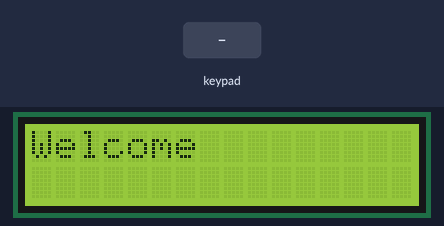
The sketch below on a simulated Arduino Uno, built with avr-gcc and run on an emulated ATmega328P. Shown: 16×2 character LCD. Inputs (shaded band) come from the test bench.

Above: at 1.2 s.
1.3 s: keypad keys 9 8 7 6 pressed 0.4 s apart
At 3.7 s:
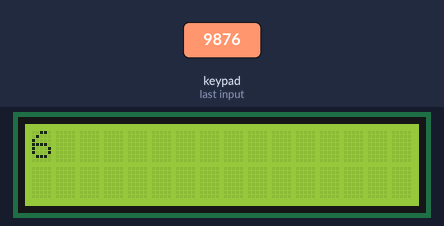
4.4 s: key '1' pressed
At 5.4 s:
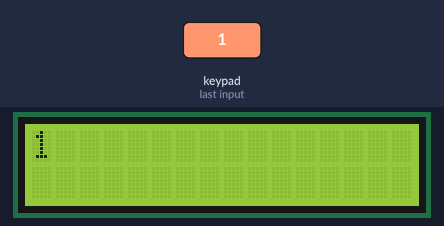
5.9 s: key '2' pressed
At 6.2 s:
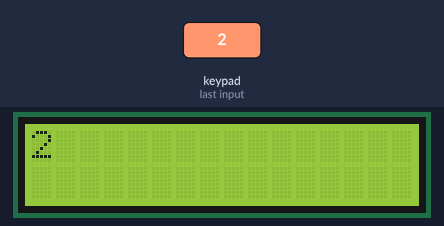
7.4 s: keypad keys 9 8 7 6 # pressed 0.4 s apart
At 7.6 s:
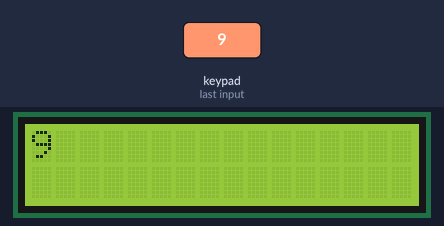
Timing chart, 0 to 10.4 s (numbered marks = the images above; inputs shaded):
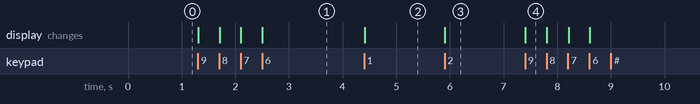

Measured:
- after the input at 1.3 s, the display: first changes at once (image 1 shows a later state)
- after the input at 4.4 s, the display: changes at once (image 2)
- after the input at 5.9 s, the display: changes at once (image 3)
- after the input at 7.4 s, the display: changes at once (image 4)

The sketch:

Courosel.ino
```cpp
#include <LiquidCrystal.h>
#include <Keypad.h>

#define IR_PIN_SHORT A0
#define IR_PIN_LONG A1
#define CW_RELAY 6
#define ACW_RELAY 7

const byte ROWS = 4;
const byte COLS = 4;

char hexaKeys[ROWS][COLS] = {
  {'1', '2', '3', 'A'},
  {'4', '5', '6', 'B'},
  {'7', '8', '9', 'C'},
  {'*', '0', '#', 'D'}
};


int counter_left = 1;    // Counter
int counter_right = 1;    // Counter
int longPoint; // Longer IR Sensor
int shortPoint; // Shorter IR Sensor
char customKey;     // number entered from Keypad
String num;         // number input from keypad
int number;         // stores num

byte rowPins[ROWS] = {9, 8, 7, 6};
byte colPins[COLS] = {5, 4, 3, 2};

LiquidCrystal lcd(12, 11, 5, 4, 3, 2);
Keypad customKeypad = Keypad(makeKeymap(hexaKeys), rowPins, colPins, ROWS, COLS);


void setup() {
  // set up the LCD's number of columns and rows:
  lcd.begin(16, 2);
  // Print a message to the LCD.
  lcd.setCursor(0,0);
  lcd.print("Welcome");

  pinMode(IR_PIN_SHORT, INPUT);
  pinMode(IR_PIN_LONG, INPUT);
  pinMode(CW_RELAY, OUTPUT);
  pinMode(ACW_RELAY, OUTPUT);

}

void loop() {

  char customKey = customKeypad.getKey();
  if (customKey){
    lcd.clear();
    if (customKey == '*'){                // Clear Screen
      num = "";
      lcd.clear();
    }else if (customKey == '#'){          // Enter
      number = num.toInt();
      num = "";
      lcd.clear();
      if (number > 45){
        digitalWrite(ACW_RELAY, HIGH);
        shortPoint = analogRead(IR_PIN_SHORT);
        while (shortPoint > 100){
          lcd.print(91 - counter_left);
          if (counter_left == number){
            digitalWrite(ACW_RELAY, LOW);
            delay(5000);
            lcd.clear();
            digitalWrite(CW_RELAY, HIGH);
            counter_left = 1;
            break;
          }
          counter_left++;
        }
      }else if (number < 45){
        digitalWrite(CW_RELAY, HIGH);
        shortPoint = analogRead(IR_PIN_SHORT);
        while(shortPoint > 100){
          lcd.print(counter_right);
          if (counter_right == number){
            digitalWrite(CW_RELAY, LOW);
            delay(5000);
            lcd.clear();
            digitalWrite(ACW_RELAY, HIGH);
            counter_right = 1;
            break;
          }
          counter_right++;
        }
      }
      longPoint = analogRead(IR_PIN_LONG);
        if (longPoint > 100){
          digitalWrite(ACW_RELAY, LOW);
          digitalWrite(CW_RELAY, LOW);
        }
    }else if (customKey == 'A'){
      lcd.clear();
    }else if (customKey == 'B'){
      lcd.clear();
    }else if (customKey == 'C'){
      lcd.clear();
    }else if (customKey == 'D'){
      lcd.clear();
    }else{
      lcd.print(customKey);
      num += customKey;
    }
  }


}
```
